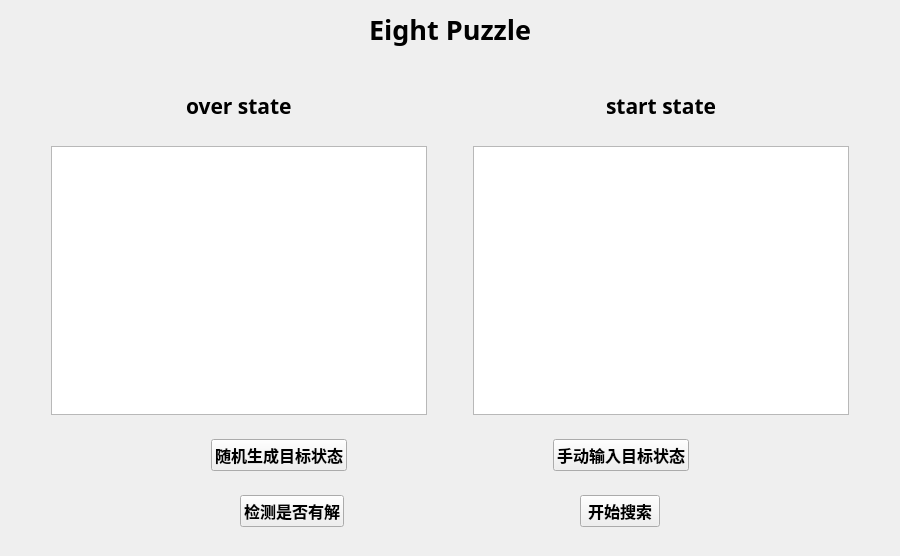
<?xml version="1.0" encoding="UTF-8"?>
<ui version="4.0">
 <class>Widget</class>
 <widget class="QWidget" name="Widget">
  <property name="geometry">
   <rect>
    <x>0</x>
    <y>0</y>
    <width>900</width>
    <height>556</height>
   </rect>
  </property>
  <property name="windowTitle">
   <string>Eight_puzzle</string>
  </property>
  <layout class="QGridLayout" name="gridLayout">
   <item row="0" column="0">
    <layout class="QVBoxLayout" name="verticalLayout" stretch="1,0,10,0,1,0,1,0">
     <item>
      <layout class="QHBoxLayout" name="hostTitleBlock">
       <item>
        <spacer name="horizontalSpacer_14">
         <property name="orientation">
          <enum>Qt::Horizontal</enum>
         </property>
         <property name="sizeHint" stdset="0">
          <size>
           <width>40</width>
           <height>20</height>
          </size>
         </property>
        </spacer>
       </item>
       <item>
        <widget class="QLabel" name="label">
         <property name="font">
          <font>
           <family>JetBrainsMono NF</family>
           <pointsize>20</pointsize>
           <bold>true</bold>
          </font>
         </property>
         <property name="text">
          <string>Eight Puzzle</string>
         </property>
        </widget>
       </item>
       <item>
        <spacer name="horizontalSpacer_15">
         <property name="orientation">
          <enum>Qt::Horizontal</enum>
         </property>
         <property name="sizeHint" stdset="0">
          <size>
           <width>40</width>
           <height>20</height>
          </size>
         </property>
        </spacer>
       </item>
      </layout>
     </item>
     <item>
      <spacer name="verticalSpacer_9">
       <property name="orientation">
        <enum>Qt::Vertical</enum>
       </property>
       <property name="sizeHint" stdset="0">
        <size>
         <width>20</width>
         <height>28</height>
        </size>
       </property>
      </spacer>
     </item>
     <item>
      <layout class="QHBoxLayout" name="stateBlock" stretch="0,5,0,5,0">
       <item>
        <spacer name="horizontalSpacer_5">
         <property name="orientation">
          <enum>Qt::Horizontal</enum>
         </property>
         <property name="sizeHint" stdset="0">
          <size>
           <width>40</width>
           <height>20</height>
          </size>
         </property>
        </spacer>
       </item>
       <item>
        <layout class="QVBoxLayout" name="startLayout" stretch="3,0,17">
         <item>
          <layout class="QHBoxLayout" name="titleBlock">
           <item>
            <spacer name="horizontalSpacer_2">
             <property name="orientation">
              <enum>Qt::Horizontal</enum>
             </property>
             <property name="sizeHint" stdset="0">
              <size>
               <width>40</width>
               <height>20</height>
              </size>
             </property>
            </spacer>
           </item>
           <item>
            <widget class="QLabel" name="label_2">
             <property name="font">
              <font>
               <family>JetBrainsMono NF</family>
               <pointsize>16</pointsize>
               <bold>true</bold>
              </font>
             </property>
             <property name="text">
              <string>over state</string>
             </property>
            </widget>
           </item>
           <item>
            <spacer name="horizontalSpacer">
             <property name="orientation">
              <enum>Qt::Horizontal</enum>
             </property>
             <property name="sizeHint" stdset="0">
              <size>
               <width>40</width>
               <height>20</height>
              </size>
             </property>
            </spacer>
           </item>
          </layout>
         </item>
         <item>
          <spacer name="verticalSpacer">
           <property name="orientation">
            <enum>Qt::Vertical</enum>
           </property>
           <property name="sizeHint" stdset="0">
            <size>
             <width>20</width>
             <height>10</height>
            </size>
           </property>
          </spacer>
         </item>
         <item>
          <widget class="QTableWidget" name="start"/>
         </item>
        </layout>
       </item>
       <item>
        <spacer name="horizontalSpacer_6">
         <property name="orientation">
          <enum>Qt::Horizontal</enum>
         </property>
         <property name="sizeHint" stdset="0">
          <size>
           <width>40</width>
           <height>20</height>
          </size>
         </property>
        </spacer>
       </item>
       <item>
        <layout class="QVBoxLayout" name="overLayout" stretch="3,0,17">
         <item>
          <layout class="QHBoxLayout" name="titleBlock_2" stretch="0,0,0">
           <item>
            <spacer name="horizontalSpacer_3">
             <property name="orientation">
              <enum>Qt::Horizontal</enum>
             </property>
             <property name="sizeHint" stdset="0">
              <size>
               <width>40</width>
               <height>20</height>
              </size>
             </property>
            </spacer>
           </item>
           <item>
            <widget class="QLabel" name="label_3">
             <property name="font">
              <font>
               <family>JetBrainsMono NF</family>
               <pointsize>16</pointsize>
               <bold>true</bold>
              </font>
             </property>
             <property name="text">
              <string>start state</string>
             </property>
            </widget>
           </item>
           <item>
            <spacer name="horizontalSpacer_4">
             <property name="orientation">
              <enum>Qt::Horizontal</enum>
             </property>
             <property name="sizeHint" stdset="0">
              <size>
               <width>40</width>
               <height>20</height>
              </size>
             </property>
            </spacer>
           </item>
          </layout>
         </item>
         <item>
          <spacer name="verticalSpacer_2">
           <property name="orientation">
            <enum>Qt::Vertical</enum>
           </property>
           <property name="sizeHint" stdset="0">
            <size>
             <width>20</width>
             <height>10</height>
            </size>
           </property>
          </spacer>
         </item>
         <item>
          <widget class="QTableWidget" name="over"/>
         </item>
        </layout>
       </item>
       <item>
        <spacer name="horizontalSpacer_7">
         <property name="orientation">
          <enum>Qt::Horizontal</enum>
         </property>
         <property name="sizeHint" stdset="0">
          <size>
           <width>40</width>
           <height>20</height>
          </size>
         </property>
        </spacer>
       </item>
      </layout>
     </item>
     <item>
      <spacer name="verticalSpacer_7">
       <property name="orientation">
        <enum>Qt::Vertical</enum>
       </property>
       <property name="sizeHint" stdset="0">
        <size>
         <width>20</width>
         <height>18</height>
        </size>
       </property>
      </spacer>
     </item>
     <item>
      <layout class="QHBoxLayout" name="GenerateBlock">
       <item>
        <spacer name="horizontalSpacer_8">
         <property name="orientation">
          <enum>Qt::Horizontal</enum>
         </property>
         <property name="sizeHint" stdset="0">
          <size>
           <width>40</width>
           <height>20</height>
          </size>
         </property>
        </spacer>
       </item>
       <item>
        <widget class="QPushButton" name="randomGenerate">
         <property name="font">
          <font>
           <family>JetBrainsMono NF</family>
           <pointsize>12</pointsize>
           <bold>true</bold>
          </font>
         </property>
         <property name="text">
          <string>随机生成目标状态</string>
         </property>
        </widget>
       </item>
       <item>
        <spacer name="horizontalSpacer_9">
         <property name="orientation">
          <enum>Qt::Horizontal</enum>
         </property>
         <property name="sizeHint" stdset="0">
          <size>
           <width>40</width>
           <height>20</height>
          </size>
         </property>
        </spacer>
       </item>
       <item>
        <widget class="QPushButton" name="handleInput">
         <property name="font">
          <font>
           <family>JetBrainsMono NF</family>
           <pointsize>12</pointsize>
           <bold>true</bold>
          </font>
         </property>
         <property name="text">
          <string>手动输入目标状态</string>
         </property>
        </widget>
       </item>
       <item>
        <spacer name="horizontalSpacer_10">
         <property name="orientation">
          <enum>Qt::Horizontal</enum>
         </property>
         <property name="sizeHint" stdset="0">
          <size>
           <width>40</width>
           <height>20</height>
          </size>
         </property>
        </spacer>
       </item>
      </layout>
     </item>
     <item>
      <spacer name="verticalSpacer_3">
       <property name="orientation">
        <enum>Qt::Vertical</enum>
       </property>
       <property name="sizeHint" stdset="0">
        <size>
         <width>20</width>
         <height>18</height>
        </size>
       </property>
      </spacer>
     </item>
     <item>
      <layout class="QHBoxLayout" name="searchingBlock">
       <item>
        <spacer name="horizontalSpacer_11">
         <property name="orientation">
          <enum>Qt::Horizontal</enum>
         </property>
         <property name="sizeHint" stdset="0">
          <size>
           <width>40</width>
           <height>20</height>
          </size>
         </property>
        </spacer>
       </item>
       <item>
        <widget class="QPushButton" name="isSolvable">
         <property name="font">
          <font>
           <family>JetBrainsMono NF</family>
           <pointsize>12</pointsize>
           <bold>true</bold>
          </font>
         </property>
         <property name="text">
          <string>检测是否有解</string>
         </property>
        </widget>
       </item>
       <item>
        <spacer name="horizontalSpacer_12">
         <property name="orientation">
          <enum>Qt::Horizontal</enum>
         </property>
         <property name="sizeHint" stdset="0">
          <size>
           <width>40</width>
           <height>20</height>
          </size>
         </property>
        </spacer>
       </item>
       <item>
        <widget class="QPushButton" name="searching">
         <property name="font">
          <font>
           <family>JetBrainsMono NF</family>
           <pointsize>12</pointsize>
           <bold>true</bold>
          </font>
         </property>
         <property name="text">
          <string>开始搜索</string>
         </property>
        </widget>
       </item>
       <item>
        <spacer name="horizontalSpacer_13">
         <property name="orientation">
          <enum>Qt::Horizontal</enum>
         </property>
         <property name="sizeHint" stdset="0">
          <size>
           <width>40</width>
           <height>20</height>
          </size>
         </property>
        </spacer>
       </item>
      </layout>
     </item>
     <item>
      <spacer name="verticalSpacer_4">
       <property name="orientation">
        <enum>Qt::Vertical</enum>
       </property>
       <property name="sizeHint" stdset="0">
        <size>
         <width>20</width>
         <height>18</height>
        </size>
       </property>
      </spacer>
     </item>
    </layout>
   </item>
  </layout>
 </widget>
 <resources/>
 <connections/>
</ui>
